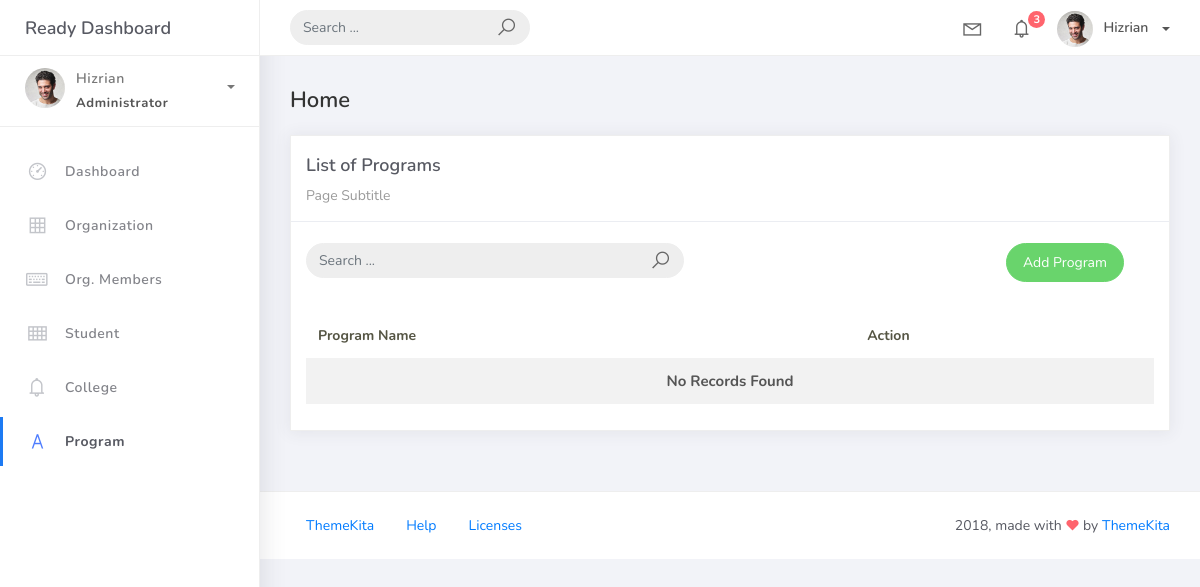
The app's page /program_list, older data.
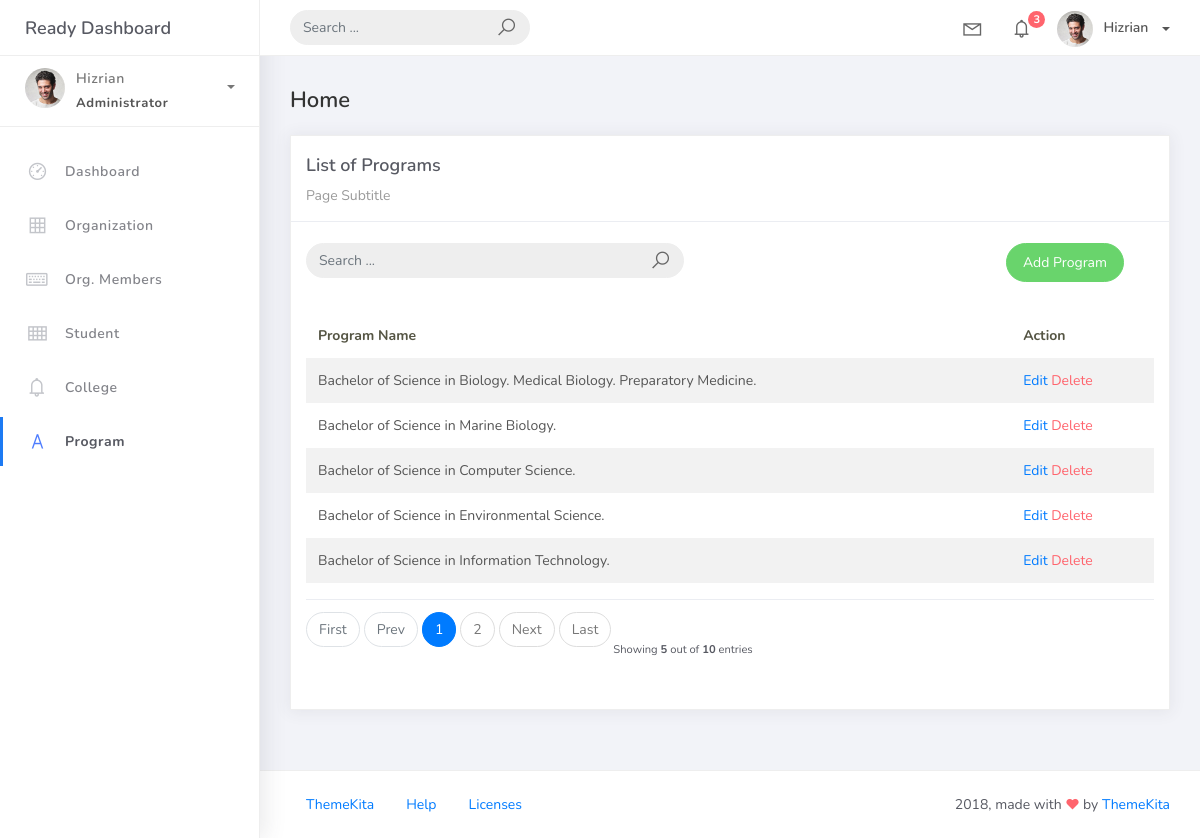
The same page, newer data.
### studentorg/models.py (models this page shows, shortened)
class BaseModel (models.Model):
    created_at = models.DateTimeField(auto_now_add=True, db_index=True)
    updated_at = models.DateTimeField(auto_now=True)
    class Meta:
        abstract = True

class Program(BaseModel):
    prog_name = models.CharField(max_length=150)
    college = models.ForeignKey(College, on_delete=models.CASCADE)

### studentorg/views.py (the view)
# urls.py: path('program_list', ProgramList.as_view(), name='program-list'),
class ProgramList(ListView):
    model = Program
    context_object_name = 'program'
    template_name  = 'program_list.html'
    paginate_by = 5
    def get_context_data(self, **kwargs):
        context = super().get_context_data(**kwargs)
        context['program'] = Program.objects.all()
        return context
    def get_queryset(self, *args, **kwargs):
         qs = super(ProgramList, self).get_queryset(*args, **kwargs)
         if self.request.GET.get("q") != None:
             query = self.request.GET.get('q')
             qs = qs = qs.filter(Q(prog_name__icontains=query))
         return qs

### templates/program_list.html
{% extends 'base.html' %} {%load static %}  {% block content %}
<div class="content">
    <div class="container-fluid">
        <h4 class="page-title">Home</h4>
        <div class="row">
            <div class="col-md-12">
                <div class="card">
                    <div class="card-header">
                        <div class="card-title">List of Programs</div>
                        <div class="card-category">Page Subtitle</div>
                    </div>
                    <br />
                            <div class="col-md-12 row">
                                <div class="col-md-6">
                                    <form class="navbar-left navbar-form nav-search mr-md-3" action="{% url 'program-list' %}">
                                      <div class="input-group">
                                        <input type="text" placeholder="Search ..." class="form-control" name="q" />
                                        <div class="input-group-append">
                                        <span class="input-group-text">
                                            <i class="la la-search search-icon"></i>
                                        </span>
                                        </div>
                                      </div>
                                    </form>
                                </div>
                                <div class="col-md-6">
                                    <div class="pull-right">
                                        <a href="{% url 'program-add' %}" class="btn btn-success btn-rounded">Add Program</a>
                                    </div>
                                </div>
                            </div>
                    <div class="card-body">
                        <table class="table table-striped mt-3">
                            <thead>
                                <tr>
                                    <th scope="col">Program Name</th>
                                    <th scope="col">Action</th>
                                </tr>
                            </thead>
                            <tbody>
                                {% for object in object_list %}
                                <tr>
                                    <td>{{ object.prog_name }}</td>
                                    <td>
                                        <a href="program_list/{{ object.id }}">Edit</a>
                                        <a href="program_list/{{ object.id }}/delete" class="text-danger">Delete</a>
                                    </td>
                                </tr>
                                {% empty %}
                                <tr>
                                    <td colspan="4" style="text-align: center">
                                        <p class="text-sm font-weight-bold mb-0">No Records Found</p>
                                    </td>
                                </tr>
                                {% endfor %}
                            </tbody>
                        </table>
                        {% include 'includes/pagination.html' %}
                    </div>
                </div>
            </div>
        </div>
    </div>
</div>
{% endblock %}

Row changes from the older to the newer data that the page shows:
added Program: prog_name "Bachelor of Science in Biology. Medical Biology. Preparatory Medicine."
added Program: prog_name "Bachelor of Science in Marine Biology."
added Program: prog_name "Bachelor of Science in Computer Science."
added Program: prog_name "Bachelor of Science in Environmental Science."
added Program: prog_name "Bachelor of Science in Information Technology."
Text that changed along with them:
{{ object_list.count }}: (not shown) → "5"
{{ paginator.count }}: (not shown) → "10"
text no longer shown: "No Records Found"
text now shown: "First Prev Next Last Showing out of entries"
new list line: "1"
new list line: "2"
